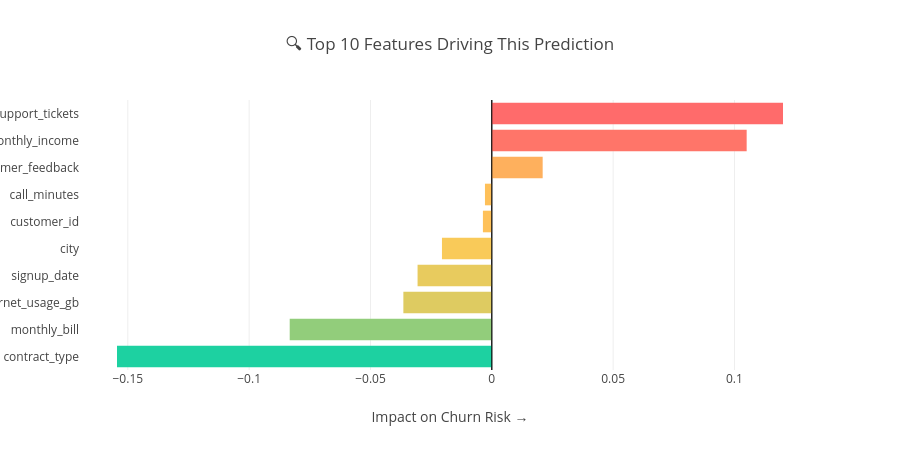

Write notebook code for a chart like this one.
### Code cell
# =============================================================================
# 📊 SHAP Feature Importance Bar Chart (For Streamlit App)
# =============================================================================
import plotly.express as px

# Create feature importance DataFrame
# Note: shap_vals is 2D (n_samples, n_features) for each class in binary classification
# We need to extract the values for one class (churn class)
if shap_vals.ndim > 1:
    shap_vals_1d = shap_vals[:, 1] if shap_vals.shape[1] > 1 else shap_vals[:, 0]
else:
    shap_vals_1d = shap_vals

feature_importance = pd.DataFrame({
    'Feature': loaded_features,
    'SHAP_Value': shap_vals_1d,
    'Abs_SHAP': np.abs(shap_vals_1d)
}).sort_values('Abs_SHAP', ascending=True)

# Plot top 10 features
fig_shap_bar = px.bar(
    feature_importance.tail(10),
    x='SHAP_Value',
    y='Feature',
    orientation='h',
    color='SHAP_Value',
    color_continuous_scale=['#1dd1a1', '#feca57', '#ff6b6b'],
    title="🔍 Top 10 Features Driving This Prediction",
    labels={
        'SHAP_Value': 'Impact on Churn Risk →',
        'Feature': ''
    }
)
fig_shap_bar.update_layout(
    height=450,
    coloraxis_showscale=False,
    plot_bgcolor='rgba(0,0,0,0)',
    yaxis={'categoryorder': 'total ascending'}
)
fig_shap_bar.add_vline(x=0, line_dash="solid", line_color="black", line_width=1)
fig_shap_bar.show()

print("📱 UI Preview: Horizontal bar chart showing which features push toward/against churn")
print("🟢 Green (negative SHAP) = Reduces churn risk")
print("🔴 Red (positive SHAP) = Increases churn risk")

### Figure 1 — Plotly figure (JSON) as saved in the notebook; plotly's stock layout.template omitted (floating-point values rounded to 4 significant figures)
{"data": [{"alignmentgroup": "True", "hovertemplate": "Impact on Churn Risk →=%{marker.color}<br>=%{y}<extra></extra>", "legendgroup": "", "marker": {"color": [-0.002818, -0.003663, -0.02054, 0.02097, -0.03059, -0.03645, -0.08328, 0.105, 0.12, -0.1545], "coloraxis": "coloraxis", "pattern": {"shape": ""}}, "name": "", "offsetgroup": "", "orientation": "h", "showlegend": false, "textposition": "auto", "type": "bar", "x": [-0.002818, -0.003663, -0.02054, 0.02097, -0.03059, -0.03645, -0.08328, 0.105, 0.12, -0.1545], "xaxis": "x", "y": ["call_minutes", "customer_id", "city", "customer_feedback", "signup_date", "internet_usage_gb", "monthly_bill", "monthly_income", "support_tickets", "contract_type"], "yaxis": "y"}], "layout": {"barmode": "relative", "coloraxis": {"colorbar": {"title": {"text": "Impact on Churn Risk →"}}, "colorscale": [[0, "#1dd1a1"], [0.5, "#feca57"], [1, "#ff6b6b"]], "showscale": false}, "height": 450, "legend": {"tracegroupgap": 0}, "plot_bgcolor": "rgba(0,0,0,0)", "shapes": [{"line": {"color": "black", "dash": "solid", "width": 1}, "type": "line", "x0": 0, "x1": 0, "xref": "x", "y0": 0, "y1": 1, "yref": "y domain"}], "title": {"text": "🔍 Top 10 Features Driving This Prediction"}, "xaxis": {"anchor": "y", "domain": [0, 1], "title": {"text": "Impact on Churn Risk →"}}, "yaxis": {"anchor": "x", "categoryorder": "total ascending", "domain": [0, 1], "title": {"text": ""}}}}
